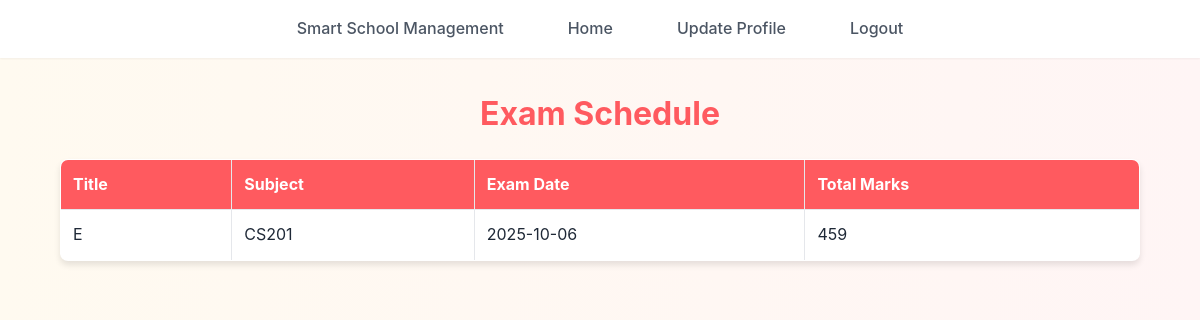
The page /exam_schedule.php (signed in) on the database its author committed.
### tables this page shows
CREATE TABLE `exams_schedule` (
  `exam_id` int(11) NOT NULL,
  `title` varchar(100) NOT NULL,
  `class_id` int(11) NOT NULL,
  `subject_id` int(11) NOT NULL,
  `exam_date` date NOT NULL,
  `total_marks` int(11) NOT NULL
);

CREATE TABLE `subjects` (
  `subject_id` int(11) NOT NULL,
  `subject_name` varchar(100) NOT NULL,
  `class_id` int(11) NOT NULL,
  `teacher_id` int(11) DEFAULT NULL
);

### exam_schedule.php (the view, shortened to what this page needs)
<?php
include('config.php');
$student_id = $_SESSION["id"];
$student_sql = "SELECT class_id FROM students WHERE student_id = ?";
$stmt = $conn->prepare($student_sql);
$stmt->bind_param("i", $student_id);
$stmt->execute();
$student_data = $stmt->get_result()->fetch_assoc();
$class_id = $student_data['class_id'] ?? null;
$exams = [];
if ($class_id) {
    $exam_stmt = $conn->prepare("
        SELECT e.exam_id, e.title, e.subject_id, e.exam_date, e.total_marks, s.subject_name
        FROM exams_schedule e
        LEFT JOIN subjects s ON e.subject_id = s.subject_id
        WHERE e.class_id = ?
        ORDER BY e.exam_date ASC
    ");
    $exam_stmt->bind_param("i", $class_id);
    $exam_stmt->execute();
    $exams = $exam_stmt->get_result();
}
?>
<!DOCTYPE html>
<html lang="en">
<head>
    <link rel="stylesheet" href="./CSS/style.css">
</head>
<body>
<?php include('navbar.php'); ?>
<h2>Exam Schedule</h2>
<?php if ($exams && $exams->num_rows > 0): ?>
<table border="1" cellpadding="6" cellspacing="0">
    <tr>
        <th>Title</th>
        <th>Subject</th>
        <th>Exam Date</th>
        <th>Total Marks</th>
    </tr>
    <?php while ($row = $exams->fetch_assoc()): ?>
        <tr>
            <td><?php echo htmlspecialchars($row['title']); ?></td>
            <td><?php echo htmlspecialchars($row['subject_name'] ?? 'N/A'); ?></td>
            <td><?php echo htmlspecialchars($row['exam_date']); ?></td>
            <td><?php echo htmlspecialchars($row['total_marks']); ?></td>
        </tr>
    <?php endwhile; ?>
</table>
<?php else: ?>
    <p>No exam schedule found for your class.</p>
<?php endif; ?>
</body>
</html>

### CSS/style.css (style rules this page uses)
:root { --primary-color: #ff5a5f; --primary-hover: #e14d52; --secondary-color: #ffcc00; --secondary-hover: #e6b800; --text-primary: #1f2937; --text-secondary: #4b5563; --bg-primary: #ffffff; --bg-secondary: #fdf2f2; --border-color: #e5e7eb; --shadow-sm: 0 1px 2px rgba(0, 0, 0, 0.05); --shadow-md: 0 4px 6px rgba(0, 0, 0, 0.1); --shadow-lg: 0 10px 15px rgba(0, 0, 0, 0.15); }
* { margin: 0; padding: 0; box-sizing: border-box; }
body { font-family: 'Inter', sans-serif; background: linear-gradient(to right, #fffaf0, #fff5f5); color: var(--text-primary); line-height: 1.6; }
h1, h2, h3, h4, h5, h6 { margin-top: 30px; font-weight: 700; text-align: center; margin-bottom: 1rem; color: var(--primary-color); }
h2 { font-size: 2rem; }
table { width: 90%; margin: 20px auto; border-collapse: collapse; background: var(--bg-primary); box-shadow: var(--shadow-md); border-radius: 8px; overflow: hidden; }
th, td { padding: 12px; border: 1px solid var(--border-color); text-align: left; }
th { background: var(--primary-color); color: white; }

### rows shown on the page
exams_schedule: title "E", subject.subject_name "CS201", exam_date "2025-10-06", total_marks "459"
